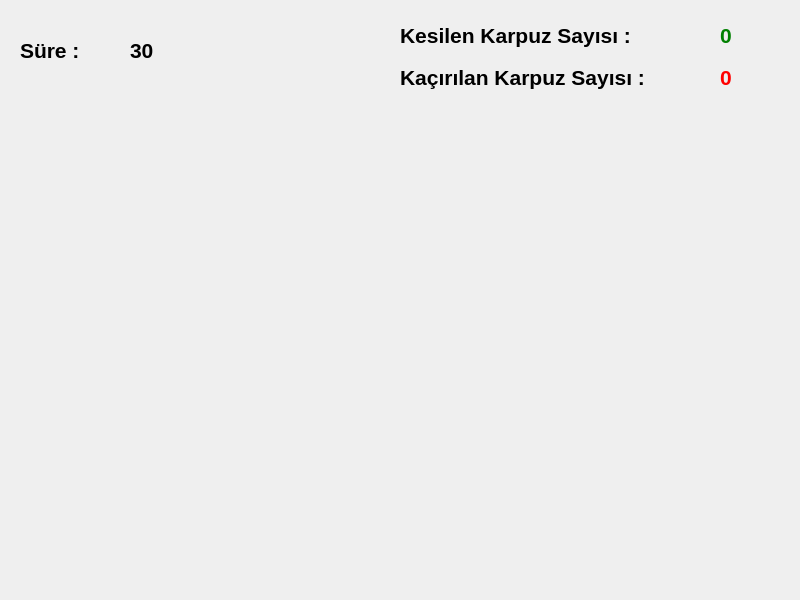
<?xml version="1.0" encoding="UTF-8"?>
<ui version="4.0">
 <class>Dialog</class>
 <widget class="QDialog" name="Dialog">
  <property name="geometry">
   <rect>
    <x>0</x>
    <y>0</y>
    <width>800</width>
    <height>600</height>
   </rect>
  </property>
  <property name="windowTitle">
   <string>Dialog</string>
  </property>
  <widget class="QLabel" name="lb_time">
   <property name="geometry">
    <rect>
     <x>20</x>
     <y>30</y>
     <width>100</width>
     <height>40</height>
    </rect>
   </property>
   <property name="font">
    <font>
     <pointsize>16</pointsize>
     <bold>true</bold>
    </font>
   </property>
   <property name="text">
    <string>Süre :</string>
   </property>
  </widget>
  <widget class="QLabel" name="lb_sure">
   <property name="geometry">
    <rect>
     <x>130</x>
     <y>30</y>
     <width>100</width>
     <height>40</height>
    </rect>
   </property>
   <property name="font">
    <font>
     <pointsize>16</pointsize>
     <bold>true</bold>
    </font>
   </property>
   <property name="text">
    <string>30</string>
   </property>
  </widget>
  <widget class="QLabel" name="lbl_kesilen">
   <property name="geometry">
    <rect>
     <x>400</x>
     <y>15</y>
     <width>300</width>
     <height>40</height>
    </rect>
   </property>
   <property name="font">
    <font>
     <pointsize>16</pointsize>
     <bold>true</bold>
    </font>
   </property>
   <property name="text">
    <string>Kesilen Karpuz Sayısı :</string>
   </property>
  </widget>
  <widget class="QLabel" name="lbl_kesilen_sayisi">
   <property name="geometry">
    <rect>
     <x>720</x>
     <y>15</y>
     <width>60</width>
     <height>40</height>
    </rect>
   </property>
   <property name="font">
    <font>
     <pointsize>16</pointsize>
     <bold>true</bold>
    </font>
   </property>
   <property name="styleSheet">
    <string>color: green;</string>
   </property>
   <property name="text">
    <string>0</string>
   </property>
  </widget>
  <widget class="QLabel" name="lbl_kacirilan">
   <property name="geometry">
    <rect>
     <x>400</x>
     <y>57</y>
     <width>300</width>
     <height>40</height>
    </rect>
   </property>
   <property name="font">
    <font>
     <pointsize>16</pointsize>
     <bold>true</bold>
    </font>
   </property>
   <property name="text">
    <string>Kaçırılan Karpuz Sayısı :</string>
   </property>
  </widget>
  <widget class="QLabel" name="lbl_kacirilan_sayisi">
   <property name="geometry">
    <rect>
     <x>720</x>
     <y>57</y>
     <width>60</width>
     <height>40</height>
    </rect>
   </property>
   <property name="font">
    <font>
     <pointsize>16</pointsize>
     <bold>true</bold>
    </font>
   </property>
   <property name="styleSheet">
    <string>color: red;</string>
   </property>
   <property name="text">
    <string>0</string>
   </property>
  </widget>
 </widget>
 <resources/>
 <connections/>
</ui>
